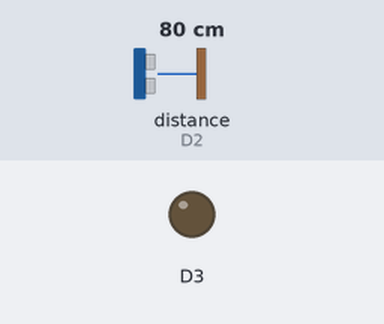
Recording of a sketch running on a simulated ESP8266 (NodeMCU). Shown: output pins drawn as LEDs (lit = HIGH). Wiring (inferred from the names in the program): ultrasonic range finder: trigger D1; echo D2. The inputs (shaded band) are chosen by the test bench; at power-on: distance to the obstacle (sensor on D2) 80 cm. The echo pulse lasts 58.3 µs per cm; pins used as bus, display or sensor lines are not drawn.

Above: at 1.2 s.
1.3 s: distance to the obstacle (sensor on D2) set to 8 cm
2.8 s: distance to the obstacle (sensor on D2) set to 5 cm
At 4.1 s:
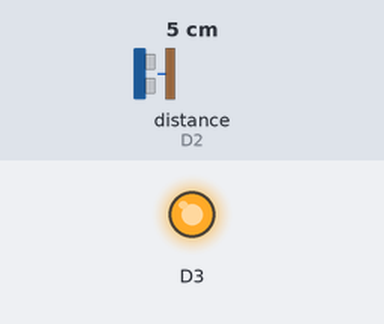
4.4 s: distance to the obstacle (sensor on D2) set to 9 cm
At 4.8 s:
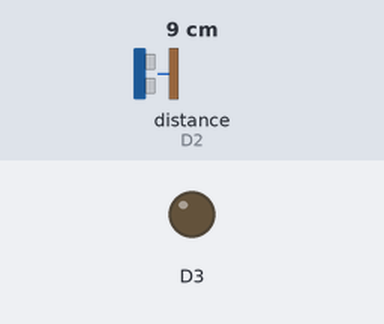
6.0 s: distance to the obstacle (sensor on D2) set to 2 cm
At 6.8 s:
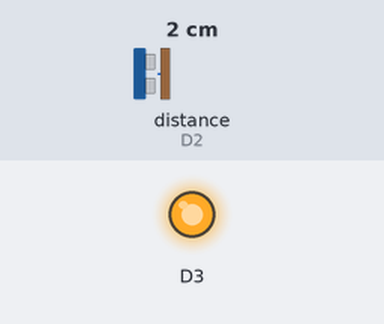
Timing chart, 0 to 8.6 s (numbered marks = the images above; inputs shaded):
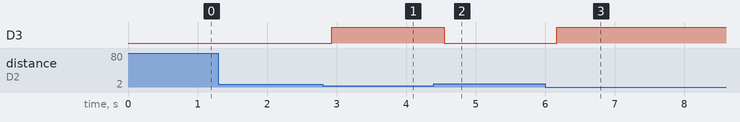

The sketch:

ultrasonic_node.ino
```cpp
#define SENT D1
#define REV D2
void setup() {
  // put your setup code here, to run once:
  pinMode(SENT,OUTPUT);
  pinMode(REV,INPUT);
  pinMode(D3,OUTPUT);
  Serial.begin(9600);
}
float getData() {
  int c=0;
  float distanceCm =-555;
  float before;
  while(true) {
    c++;
    if (c >8) {
      return 0;
    }
    //Serial.println(c);
    float duration;
    //float distanceCm, distanceIn;
    digitalWrite(SENT,LOW);
    delayMicroseconds(2);
    digitalWrite(SENT,HIGH);
    delayMicroseconds(10);
    digitalWrite(SENT,LOW);
    duration = pulseIn(REV,HIGH);
    distanceCm = duration / 29.1 / 2;
    //distanceIn = duration / 74 / 2 ;
    if (distanceCm <=0) {
      //Serial.println("Can't detect.");
      continue;
    } else if (duration >=23529) {
      //Serial.println("Out of range");
      continue;
    } else {
      //Serial.println("Duration: "+String(duration)+", CM: "+String(distanceCm)+", In: "+String(distanceIn));
    }
    if (abs(distanceCm-before) < 3) {
      return distanceCm;
    }
    before=distanceCm;

  }
}
void loop() {
  // put your main code here, to run repeatedly:
  if (getData() >0 && getData() <7) {
    digitalWrite(D3,HIGH);
  } else {
    digitalWrite(D3,LOW);
  }
  delay(200);
}
```

Measured:
- the behaviour switches between 7 and 6 cm on distance to the obstacle (sensor on D2) (found by bisection; images 0 and 1)
- after the input at 1.3 s, every drawn part: stays the same
- after the input at 2.8 s, D3: LOW → HIGH after 0.13 s
- after the input at 4.4 s, D3: HIGH → LOW after 0.15 s
- after the input at 6.0 s, D3: LOW → HIGH after 0.17 s
